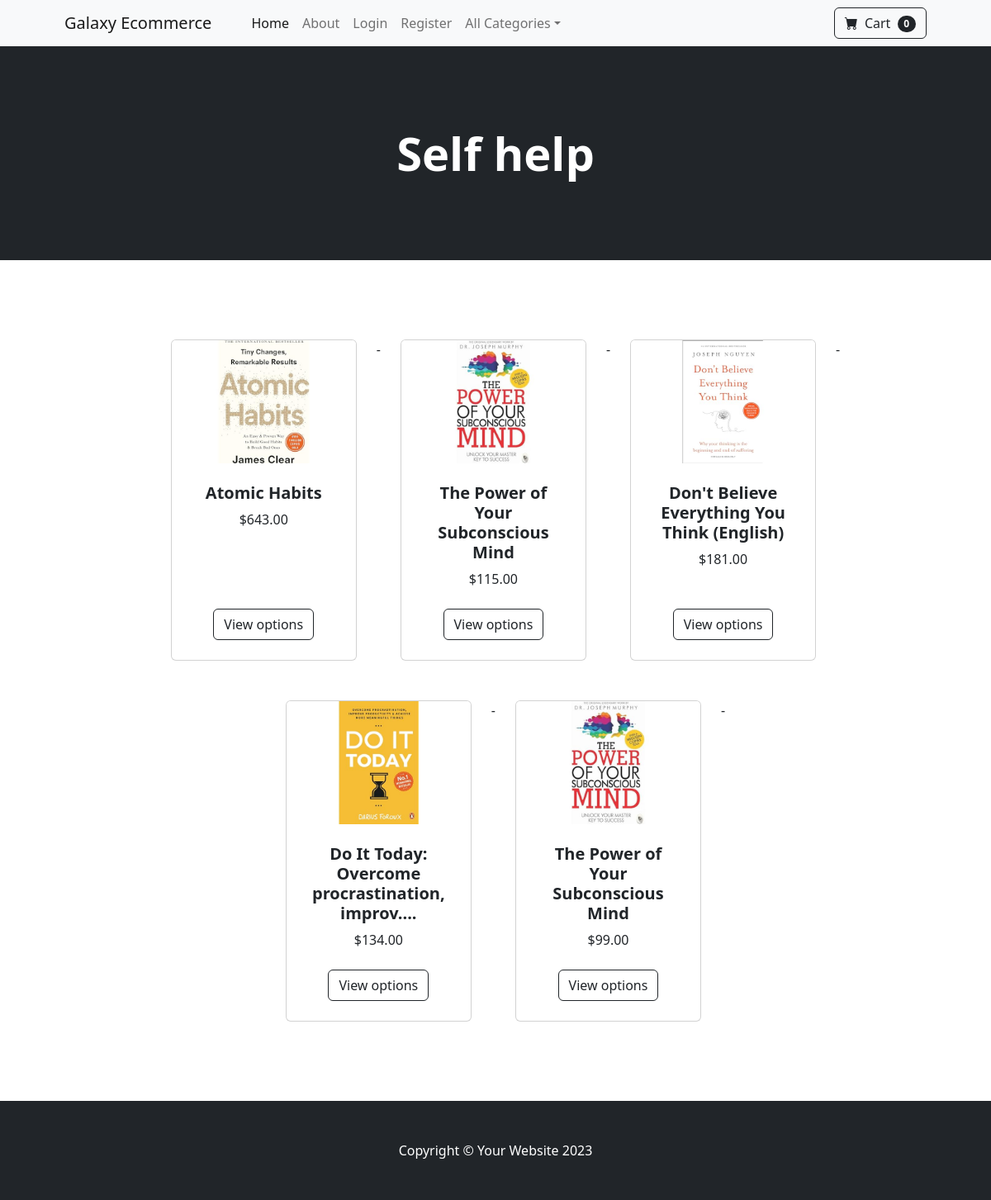
The page /view_by_category/Self-help on the database its author committed.
### store/models.py (models this page shows, shortened)
class Product(models.Model):
    name = models.CharField(max_length = 50)
    price = models.DecimalField(default = 0 , decimal_places = 2, max_digits = 6)
    category = models.ForeignKey(Catergory, on_delete = models.CASCADE, default =1)
    description = models.CharField(max_length = 500, default ='', blank = True, null = True)
    image = models.ImageField(upload_to = 'upload/product/')
    on_sale = models.BooleanField(default = False)
    sale_price = models.DecimalField(default = 0, decimal_places  =2, max_digits = 6)

### store/views.py (the view)
# urls.py: path('view_by_category/<str:catg>', views.view_by_categories, name = 'view_by_category')
def view_by_categories(request, catg):
    category = Catergory.objects.get(name = catg)
    catg = catg.replace('-',' ')
    products = Product.objects.filter(category = category.id)
    return render(request,'view_by_categories.html',{'products': products, 'category': catg})

### cart/context_processors.py (called while the page is built)
def cart(request):
    return {'cart': Cart(request)}

### store/templates/view_by_categories.html
{% extends 'base.html'%}
{% block heading%} {{category}} {% endblock %}
{% block content%}
<section class="py-5">
    <div class="container px-4 px-lg-5 mt-5">
        <div class="row gx-4 gx-lg-5 row-cols-2 row-cols-md-3 row-cols-xl-4 justify-content-center">
            {% for product in products%}
            <div class="col mb-5">
                <div class="card h-100">
                    <img class="card-img-top" src="{{product.image.url}}" alt="..." />
                    <div class="card-body p-4">
                        <div class="text-center">
                            <h5 class="fw-bolder">{{product.name}}</h5>
                            {% if product.on_sale == False %}
                                ${{product.price}}
                            {% else %}
                                <s>${{product.price}}</s>
                                ${{product.sale_price}}
                            {% endif %}
                        </div>
                    </div>
                    <div class="card-footer p-4 pt-0 border-top-0 bg-transparent">
                        <div class="text-center"><a class="btn btn-outline-dark mt-auto" href="{% url 'view_product' product.id %}">View options</a></div>
                    </div>
                </div>
            </div>-
            {% endfor%}
        </div>
    </div>
</section>
{% endblock%}

### rows shown on the page
Product: image (picture), name "Atomic Habits", price "643.00"
Product: image (picture), name "The Power of Your Subconscious Mind", price "115.00"
Product: image (picture), name "Don't Believe Everything You Think (English)", price "181.00"
Product: image (picture), name "Do It Today: Overcome procrastination, improv....", price "134.00"
Product: image (picture), name "The Power of Your Subconscious Mind", price "99.00"

### other values the page prints
{{ category }} "Self help"
